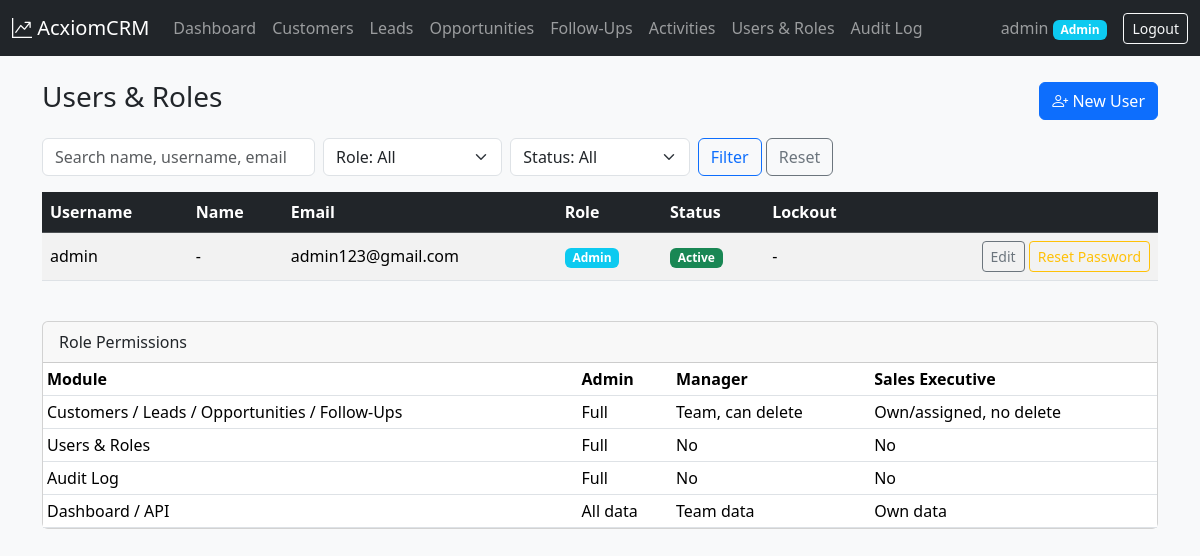
Page /users/ (signed in) on the committed database.
### accounts/models.py (models this page shows, shortened)
class User(AbstractUser):
    class Role(models.TextChoices):
        ADMIN = 'Admin', 'Admin'
        MANAGER = 'Manager', 'Manager'
        SALES = 'SalesExecutive', 'Sales Executive'
    email = models.EmailField(unique=True)
    role = models.CharField(max_length=20, choices=Role.choices, default=Role.SALES)
    failed_login_count = models.PositiveIntegerField(default=0)
    lockout_end = models.DateTimeField(null=True, blank=True)
    @property
    def is_locked_out(self):
        return bool(self.lockout_end and self.lockout_end > timezone.now())
    @property
    def is_admin(self):
        return self.role == self.Role.ADMIN

### accounts/admin_views.py (the view)
# urls.py: path('users/', admin_views.user_list, name='user_list'),
@role_required('Admin')
def user_list(request):
    g = request.GET
    qs = User.objects.all().order_by('username')
    q, role, status = g.get('q', '').strip(), g.get('role', ''), g.get('status', '')
    if q:
        qs = qs.filter(Q(username__icontains=q) | Q(email__icontains=q) |
                       Q(first_name__icontains=q) | Q(last_name__icontains=q))
    if role:
        qs = qs.filter(role=role)
    if status == 'active':
        qs = qs.filter(is_active=True)
    elif status == 'inactive':
        qs = qs.filter(is_active=False)
    elif status == 'locked':
        qs = qs.filter(lockout_end__gt=timezone.now())
    params = g.copy()
    params.pop('page', None)
    return render(request, 'accounts/user_list.html', {
        'page_obj': Paginator(qs, 10).get_page(g.get('page')),
        'roles': User.Role.choices, 'f': {'q': q, 'role': role, 'status': status},
        'qs': params.urlencode(),
    })

### accounts/permissions.py (called while the page is built)
def role_required(*roles):
    def decorator(view):
        @wraps(view)
        @login_required
        def wrapper(request, *args, **kwargs):
            if request.user.role not in roles:
                raise PermissionDenied
            return view(request, *args, **kwargs)
        return wrapper
    return decorator

### templates/accounts/user_list.html (shortened to what this page needs)
{% extends 'base.html' %}
{% block content %}
<div class="d-flex justify-content-between align-items-center mb-3">
  <h3>Users &amp; Roles</h3>
  <a class="btn btn-primary" href="{% url 'user_create' %}"><i class="bi bi-person-plus"></i> New User</a>
</div>
<form method="get" class="row g-2 mb-3">
  <div class="col-md-3"><input name="q" class="form-control" placeholder="Search name, username, email" value="{{ f.q }}"></div>
  <div class="col-md-2">
    <select name="role" class="form-select"><option value="">Role: All</option>
    </select>
  </div>
  <div class="col-md-2">
    <select name="status" class="form-select"><option value="">Status: All</option>
    </select>
  </div>
  <div class="col-auto"><button class="btn btn-outline-primary">Filter</button> <a class="btn btn-outline-secondary" href="?">Reset</a></div>
</form>
<div class="table-responsive">
<table class="table table-striped bg-white align-middle">
  <thead class="table-dark"><tr><th>Username</th><th>Name</th><th>Email</th><th>Role</th><th>Status</th><th>Lockout</th><th></th></tr></thead>
  <tbody>
  {% for u in page_obj %}
    <tr>
      <td>{{ u.username }}</td>
      <td>{{ u.get_full_name|default:"-" }}</td>
      <td>{{ u.email }}</td>
      <td><span class="badge bg-info">{{ u.get_role_display }}</span></td>
      <td><span class="badge bg-{% if u.is_active %}success{% else %}secondary{% endif %}">{% if u.is_active %}Active{% else %}Inactive{% endif %}</span></td>
      <td>{% if u.is_locked_out %}<span class="badge bg-danger">Locked until {{ u.lockout_end|date:"H:i" }}</span>{% else %}-{% endif %}</td>
      <td class="text-end text-nowrap">
        <a class="btn btn-sm btn-outline-secondary" href="{% url 'user_edit' u.pk %}">Edit</a>
        <a class="btn btn-sm btn-outline-warning" href="{% url 'user_reset_password' u.pk %}">Reset Password</a>
      </td>
    </tr>
  {% empty %}
    <tr><td colspan="7" class="text-center text-muted py-4">No users found.</td></tr>
  {% endfor %}
  </tbody>
</table>
</div>
<div class="card mt-4"><div class="card-header">Role Permissions</div>
<div class="table-responsive"><table class="table table-sm mb-0">
  <thead><tr><th>Module</th><th>Admin</th><th>Manager</th><th>Sales Executive</th></tr></thead>
  <tbody>
    <tr><td>Customers / Leads / Opportunities / Follow-Ups</td><td>Full</td><td>Team, can delete</td><td>Own/assigned, no delete</td></tr>
    <tr><td>Users &amp; Roles</td><td>Full</td><td>No</td><td>No</td></tr>
    <tr><td>Audit Log</td><td>Full</td><td>No</td><td>No</td></tr>
    <tr><td>Dashboard / API</td><td>All data</td><td>Team data</td><td>Own data</td></tr>
  </tbody>
</table></div></div>
{% endblock %}

### templates/base.html (shortened to what this page needs)
<!doctype html>
<html lang="en">
<head>
  <link href="https://cdn.jsdelivr.net/npm/bootstrap@5.3.3/dist/css/bootstrap.min.css" rel="stylesheet">
  <link href="https://cdn.jsdelivr.net/npm/bootstrap-icons@1.11.3/font/bootstrap-icons.css" rel="stylesheet">
</head>
<body class="bg-light">
<nav class="navbar navbar-expand-lg navbar-dark bg-dark">
  <div class="container-fluid">
    <a class="navbar-brand" href="{% url 'dashboard' %}"><i class="bi bi-graph-up-arrow"></i> AcxiomCRM</a>
    <div class="collapse navbar-collapse" id="nav">
      {% if user.is_authenticated %}
      <ul class="navbar-nav me-auto">
        <li class="nav-item"><a class="nav-link" href="{% url 'dashboard' %}">Dashboard</a></li>
        <li class="nav-item"><a class="nav-link" href="{% url 'customer_list' %}">Customers</a></li>
        <li class="nav-item"><a class="nav-link" href="{% url 'lead_list' %}">Leads</a></li>
        <li class="nav-item"><a class="nav-link" href="{% url 'opportunity_list' %}">Opportunities</a></li>
        <li class="nav-item"><a class="nav-link" href="{% url 'followup_list' %}?status=Planned">Follow-Ups</a></li>
        <li class="nav-item"><a class="nav-link" href="{% url 'activity_list' %}">Activities</a></li>
        {% if user.is_admin %}
        <li class="nav-item"><a class="nav-link" href="{% url 'user_list' %}">Users &amp; Roles</a></li>
        <li class="nav-item"><a class="nav-link" href="{% url 'audit_list' %}">Audit Log</a></li>
        {% endif %}
      </ul>
      <span class="navbar-text me-3">{{ user.username }} <span class="badge bg-info">{{ user.get_role_display }}</span></span>
      <form method="post" action="{% url 'logout' %}" class="d-inline">{% csrf_token %}
        <button class="btn btn-outline-light btn-sm">Logout</button>
      </form>
      {% endif %}
    </div>
  </div>
</nav>
<main class="container py-4">
  {% block content %}{% endblock %}
</main>
</body>
</html>

### rows in the picture
User: username "admin", role "Admin", get_full_name "-", email "admin123@gmail.com", is_active "Active"
